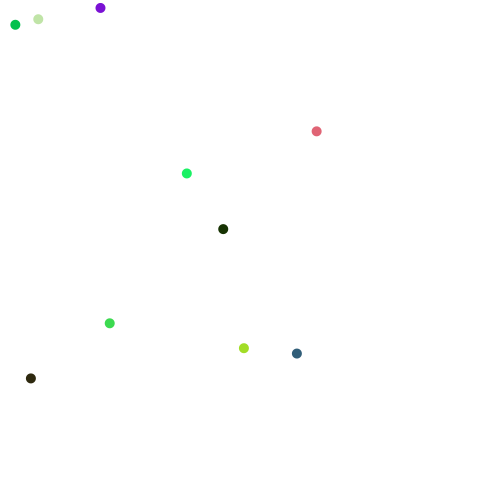
Frame 1 (no input)
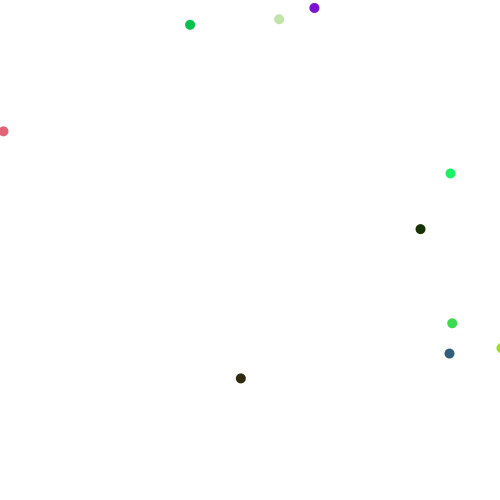
Frame 60 (the mouse pressed at the canvas centre just before this capture)
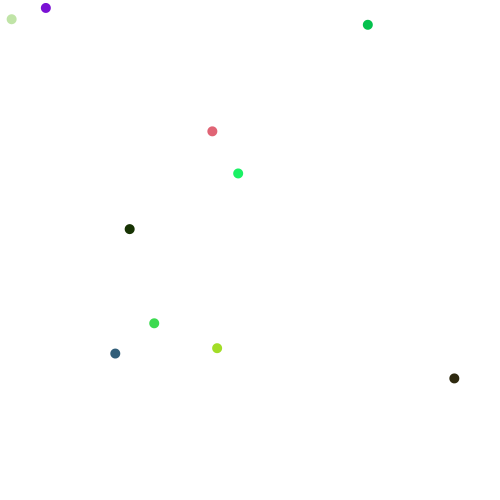
Frame 120 (the mouse held since frame 60 and released just before this capture)

The Processing sketch that drew these frames (run headless with seeded random() and noise(); from frame 60 on, the mouse is pressed at the canvas centre):

// Processing sketch: FroggerTemplate2
// ── FroggerTemplate2.pde
float[] x = new float[10];
float[] y = new float[10];
float[] speed = new float[10];
color[] c = new color[10];

int enemyroad;

void setup () {
  size (500, 500);
  frameRate (60);
  noStroke();
  smooth();

  for (int i=0; i < x.length; i++) {
    y[i] = random (0, 500);
    x[i] = random (0, 400);
    speed[i] = random (2, 6);
    c[i] = color (random(0, 255), random(0, 255), random(0, 255));
  }
}

void draw () {
  background (255);

  for (int i=0; i < x.length; i++) {
    x[i]=x[i]+speed[i];
    fill (c[i]);
    ellipse(x[i], y[i], 10, 10);

    if (x[i] >= 500) {
      x[i] = 0;
      speed[i] = random (2, 6);
      fill (c[i]);
    }
  }
}
